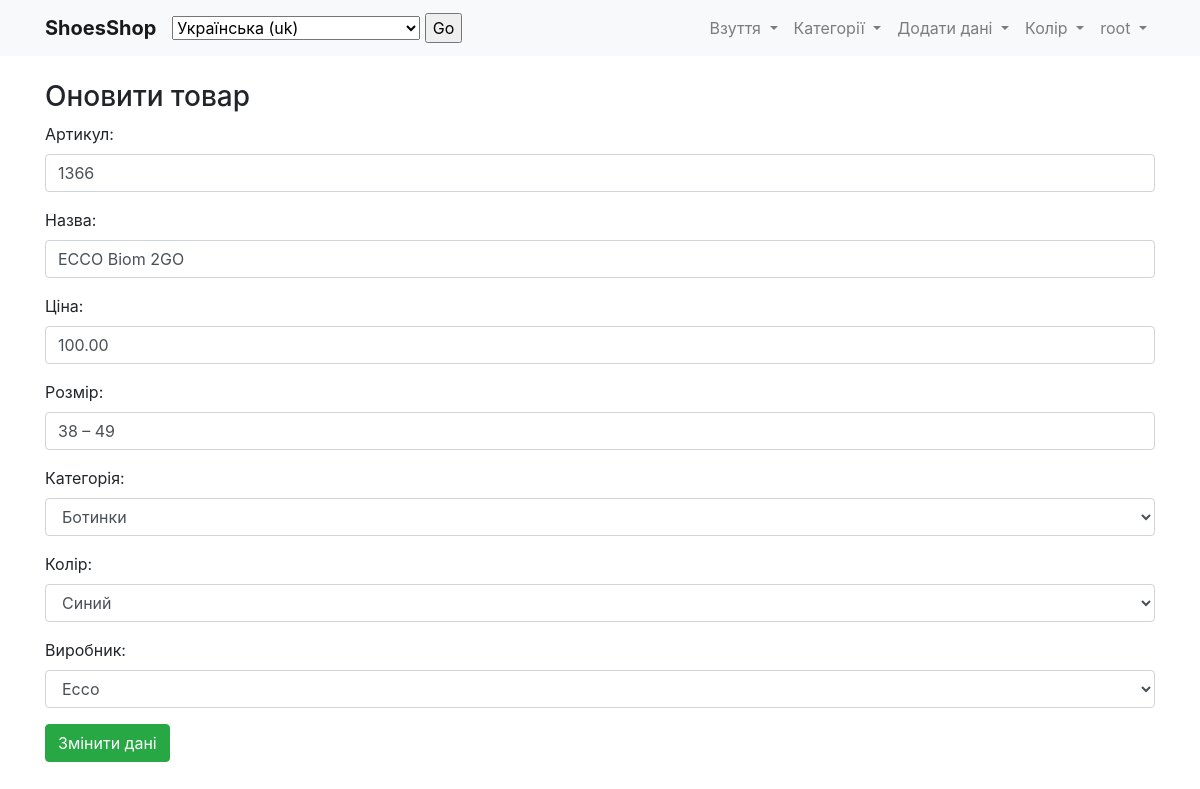
The app's page /update-shoes/3/ (signed in) with its own data.
### main/models.py (models this page shows, shortened)
class Shoes(models.Model):
    SKU = models.IntegerField(_('SKU'), blank=False)
    name = models.CharField(_('Name'), max_length=256, blank=False)
    manufacturer = models.ForeignKey(Manufacturer,
                                     default=None,
                                     blank=False,
                                     verbose_name=_('Manufacturer'),
                                     on_delete=models.SET_DEFAULT
                                     )
    color = models.ForeignKey(Color,
                              default=None,
                              blank=False,
                              verbose_name=_('Color'),
                              on_delete=models.SET_DEFAULT
                              )
    price = models.DecimalField(_('Price'), max_digits=10, decimal_places=2, blank=False)
    size = models.CharField(_('Size'), max_length=10, blank=False)
    category = models.ForeignKey(Category,
                                 default=None,
                                 blank=False,
                                 verbose_name=_('Category'),
                                 on_delete=models.SET_DEFAULT
                                 )
    class Meta:
        verbose_name = _('Shoes')
        verbose_name_plural = _('Shoes')

class Category(models.Model):
    name = models.CharField(_('CategoryName'), max_length=100)
    def __str__(self):
        return self.name
    class Meta:
        verbose_name = _('Category')
        verbose_name_plural = _('Categories')

class Color(models.Model):
    name = models.CharField(_('ColorName'), max_length=50)
    def __str__(self):
        return self.name
    class Meta:
        verbose_name = _('Color')
        verbose_name_plural = _('Colors')

### main/views.py (the view)
# urls.py: path('update-shoes/<int:id>/', views.update_shoes, name='update-shoes'),
@login_required(login_url='login')
def update_shoes(request, id):
    if request.method == 'POST':
        data = Shoes.objects.get(pk=id)
        form = AddShoes(request.POST, instance=data)
        if form.is_valid():
            form.save()
    else:
        data = Shoes.objects.get(pk=id)
        form = AddShoes(instance=data)
    return render(request, 'main/update.html', {'form': form})

### main/forms.py
class AddShoes(forms.ModelForm):
    class Meta:
        model = Shoes
        fields = ['SKU', 'name', 'price', 'size', 'category', 'color', 'manufacturer']
        widgets = {
            'SKU': forms.NumberInput(attrs={'class': 'form-control'}),
            'name': forms.TextInput(attrs={'class': 'form-control'}),
            'price': forms.NumberInput(attrs={'class': 'form-control'}),
            'size': forms.TextInput(attrs={'class': 'form-control'}),
            'category': forms.Select(attrs={'class': 'form-control'}),
            'color': forms.Select(attrs={'class': 'form-control'}),
            'manufacturer': forms.Select(attrs={'class': 'form-control'}),
        }

### main/models.py (called while the page is built)
    def __str__(self):
        return self.name

### templates/main/update.html (shortened to what this page needs)
{% extends 'main/base-template.html' %}
{% load i18n static %}
{% block content %}
<h3>{% trans 'UpdateItem' %}</h3>
<form method="POST" action="">
    {{form.as_p}}
    <input type="submit" class="btn btn-success" value="{% trans 'ChangeData' %}">
</form>
{% endblock content %}

### templates/main/base-template.html (shortened to what this page needs)
<!DOCTYPE html>
{% load i18n %}
<html lang="ru">
<head>
    <link rel="stylesheet" href="https://cdn.jsdelivr.net/npm/bootstrap@4.5.3/dist/css/bootstrap.min.css">
    <link rel="stylesheet" href="https://cdnjs.cloudflare.com/ajax/libs/font-awesome/5.15.1/css/all.min.css">
</head>
<body>
<header>
    <nav class="navbar navbar-expand-lg navbar-light bg-light">
        <div class="container">
            <a class="navbar-brand font-weight-bold" href="{% url 'home' %}">ShoesShop</a>
            <div class="collapse navbar-collapse" id="navbarNavDropdown">
                <form action="{% url 'set_language' %}" method="post">{% csrf_token %}
                    <select name="language">
                        {% get_current_language as LANGUAGE_CODE %}
                        {% get_available_languages as LANGUAGES %}
                        {% get_language_info_list for LANGUAGES as languages %}
                        {% for language in languages %}
                        <option value="{{ language.code }}" {% if language.code == LANGUAGE_CODE %} selected{% endif %}>
                            {{ language.name_local }} ({{ language.code }})
                        </option>
                        {% endfor %}
                    </select>
                    <input type="submit" value="Go">
                </form>
                <ul class="navbar-nav ml-auto">
                    <li class="nav-item dropdown">
                        <a class="nav-link dropdown-toggle" href="#" id="dropdownMenuShoes" role="button"
                           data-toggle="dropdown" aria-haspopup="true" aria-expanded="false">
                            {% trans 'Shoes' %}
                        </a>
                    </li>
                    <li class="nav-item dropdown">
                        <a class="nav-link dropdown-toggle" href="#" id="dropdownMenuCategories" role="button"
                           data-toggle="dropdown" aria-haspopup="true" aria-expanded="false">
                            {% trans 'Categories' %}
                        </a>
                    </li>
                    <li class="nav-item dropdown">
                        <a class="nav-link dropdown-toggle" href="#" id="dropdownMenuManufacturers" role="button"
                           data-toggle="dropdown" aria-haspopup="true" aria-expanded="false">
                            {% trans 'AddData' %}
                        </a>
                    </li>
                    <li class="nav-item dropdown">
                        <a class="nav-link dropdown-toggle" href="#" id="dropdownMenuColors" role="button"
                           data-toggle="dropdown" aria-haspopup="true" aria-expanded="false">
                            {% trans 'Color' %}
                        </a>
                    </li>
                    <li class="nav-item dropdown">
                        <a class="nav-link dropdown-toggle" href="#" id="dropdownMenuUser" role="button"
                           data-toggle="dropdown" aria-haspopup="true" aria-expanded="false">
                            {{request.user}}
                        </a>
                    </li>
                </ul>
            </div>
        </div>
    </nav>
</header>
<main class="container mt-4">
    {% block content %}{% endblock content %}
</main>
</body>
</html>

### records on screen
Shoes: SKU "1366", name "ECCO Biom 2GO", price "100.00", size "38 – 49", category "Ботинки", color "Синий", manufacturer "Ecco"

### other values on screen
{{ request.user }} "root"
form field language "Українська (uk)"
